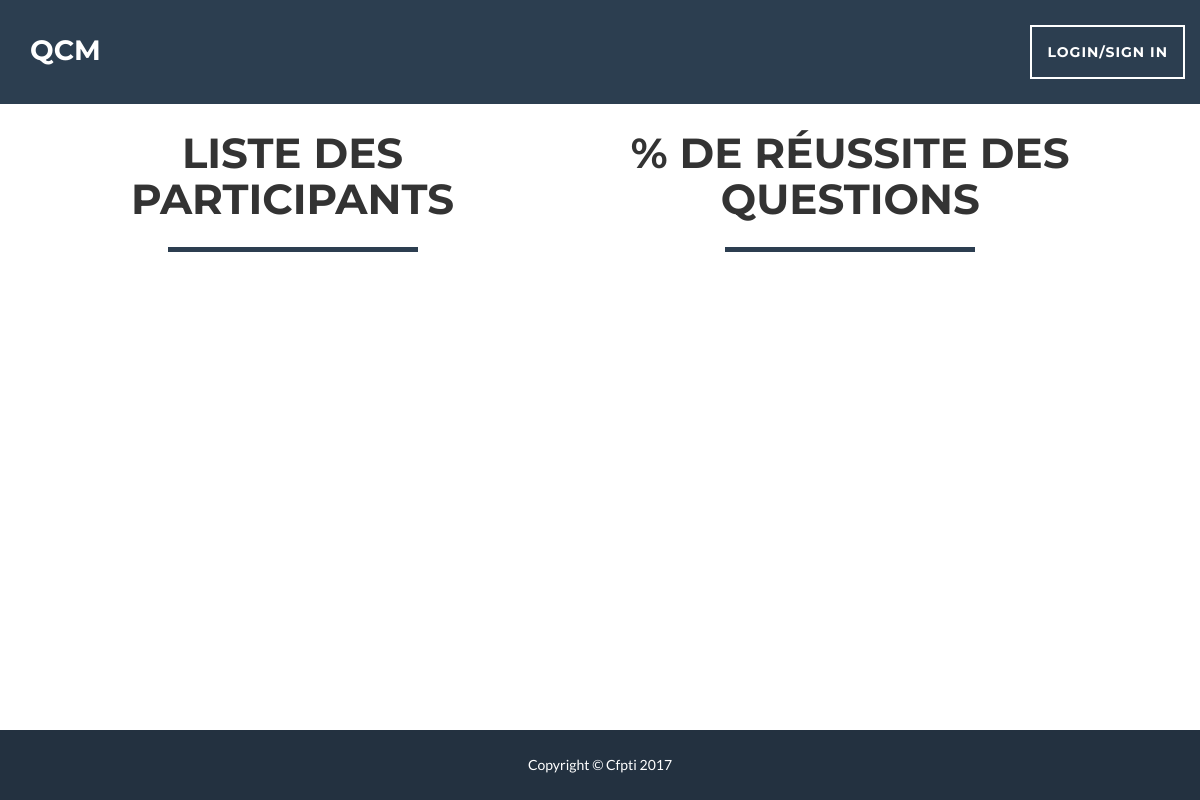
The app's page /evalDetail.php?id=3, older data.
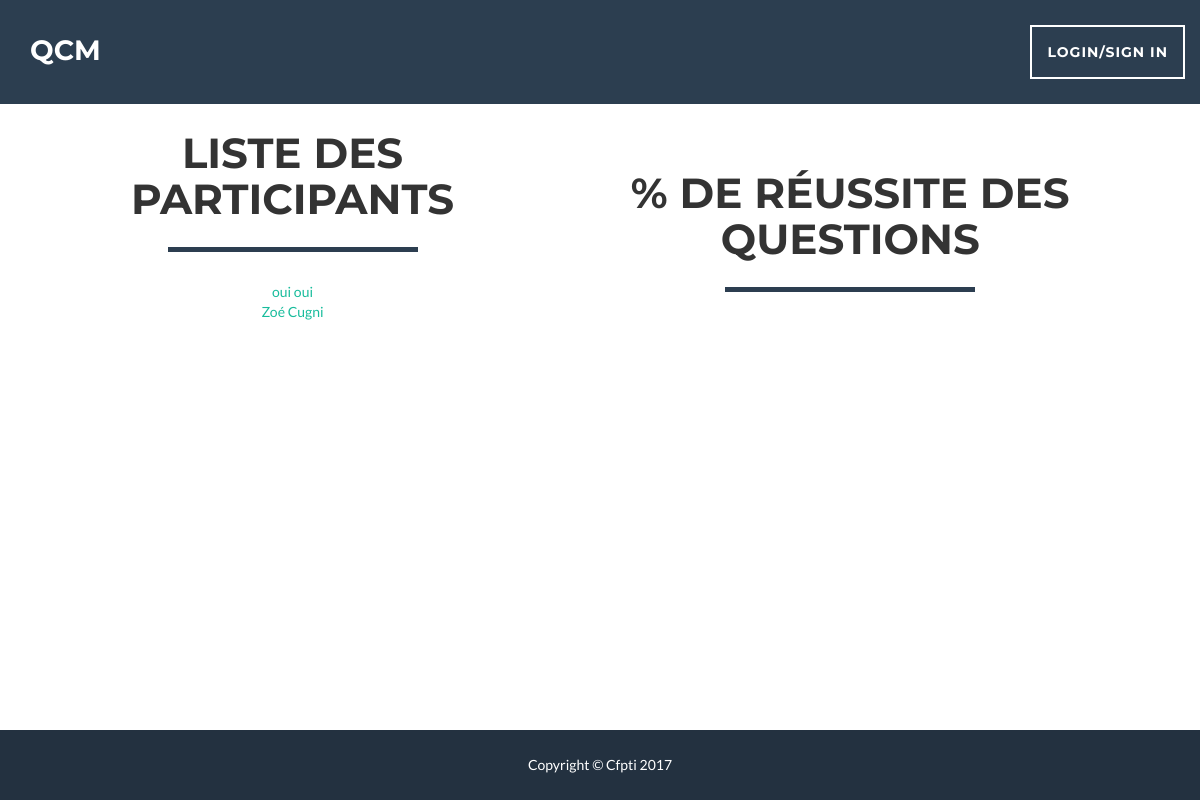
The same page, newer data.
### tables this page shows
CREATE TABLE `evaluation_has_user` (
  `id_user` int(11) NOT NULL,
  `id_evaluation` int(11) NOT NULL
);

CREATE TABLE `user` (
  `id_user` int(11) NOT NULL,
  `name` varchar(50) NOT NULL,
  `first_name` varchar(50) NOT NULL,
  `email` varchar(100) NOT NULL,
  `password` varchar(50) NOT NULL
);

### qcmDao.inc.php (called while the page is built, shortened)
<?php
class QcmPdo{
    public static function GetPdo(){
        try {
            if (!isset($dbPdo)) {
                $dbc = new PDO("mysql:host=" . DB_HOST . ";dbname=" . DB_NAME , DB_USER, DB_PWD, array(
                PDO::MYSQL_ATTR_INIT_COMMAND => 'SET NAMES utf8',
                PDO::ATTR_PERSISTENT => true));
            }
        } catch (PDOException $e) {
            print "Erreur !: " . $e->getMessage() . "<br/>";
            die();
        }
        return $dbc;
    }
}
class UserDao{
    public static function GetUserById($idUser){
        $req = "SELECT id_user, name, first_name, email, password FROM user WHERE id_user = :id";
        $sql = QcmPdo::GetPdo()->prepare($req);
        $sql->bindParam(':id', $idUser);
        $sql->execute();
        return $sql->fetchAll(PDO::FETCH_ASSOC);
    }
}
class EvaluationDao{
    public static function GetQcmByEvaluation($idEvaluation){
        $req = "SELECT qcm.id_qcm, qcm.name, qcm.creation_date FROM evaluation JOIN qcm ON qcm.id_qcm = evaluation.id_qcm WHERE evaluation.id_evaluation = :id";
        $sql = QcmPdo::GetPdo()->prepare($req);
        $sql->bindParam(':id', $idEvaluation);
        $sql->execute();
        return $sql->fetchAll(PDO::FETCH_ASSOC);
    }
    public static function GetEvaluationUser($idEvaluation){
        $req = "SELECT id_user FROM evaluation_has_user WHERE id_evaluation = :id";
        $sql = QcmPdo::GetPdo()->prepare($req);
        $sql->bindParam(':id', $idEvaluation);
        $sql->execute();
        return $sql->fetchAll(PDO::FETCH_NUM);
    }
}

### evalDetail.php (the view, shortened to what this page needs)
<!DOCTYPE html>
<html>
    <head>
        <link href="TemplateQCM/vendor/bootstrap/css/bootstrap.min.css" rel="stylesheet">
        <link href="TemplateQCM/css/freelancer.min.css" rel="stylesheet">
        <link href="TemplateQCM/vendor/font-awesome/css/font-awesome.min.css" rel="stylesheet" type="text/css">
        <link rel="stylesheet" href="TemplateQCM/css/style.css" type="text/css">
    </head>
    <body id="page-top" class="index">
    <section id="portfolio">
        <div class="container container_horizontal">
            <div class="row horizontal">
                <div class="col-lg-12 text-center">
                    <h2>Liste des participants</h2>
                    <hr class="star-primary">
                    <?php
                        require_once("qcmDao.inc.php");
                        $idEvaluation = filter_input(INPUT_GET, "id", FILTER_VALIDATE_INT);
                        $toDisplay = '';
                        foreach(EvaluationDao::GetEvaluationUser($idEvaluation) as $idUser){
                            $qcmId = EvaluationDao::GetQcmByEvaluation($idEvaluation)[0]['id_qcm'];
                            $user = UserDao::GetUserById($idUser[0])[0];
                            $toDisplay .= "<a href='evalResult.php?idQcm=" . $qcmId . "&idUser=". $idUser[0] . "' class='block'>" . $user["first_name"] . " " . $user["name"] . "</a>";
                        }
                        echo $toDisplay;
                    ?>
                </div>
            </div>
            <div class="row horizontal">
                <div class="col-lg-12 text-center">
                    <h2>% de réussite des questions</h2>
                    <hr class="star-primary">
                </div>
            </div>
        </div>
    </section>
</body>
</html>

### TemplateQCM/css/style.css (style rules this page uses)
.block { display: block; }
footer { position: absolute; bottom: 0; width: 100%; }
#portfolio { margin-top: 30px; }
.horizontal { display: inline-block; width: 50%; }
.container_horizontal { width: 100%; }

Row changes from the older to the newer data that the page shows:
added evaluation_has_user: id_user.first_name "oui", id_user.name "oui"
added evaluation_has_user: id_user.first_name "Zoé", id_user.name "Cugni"
